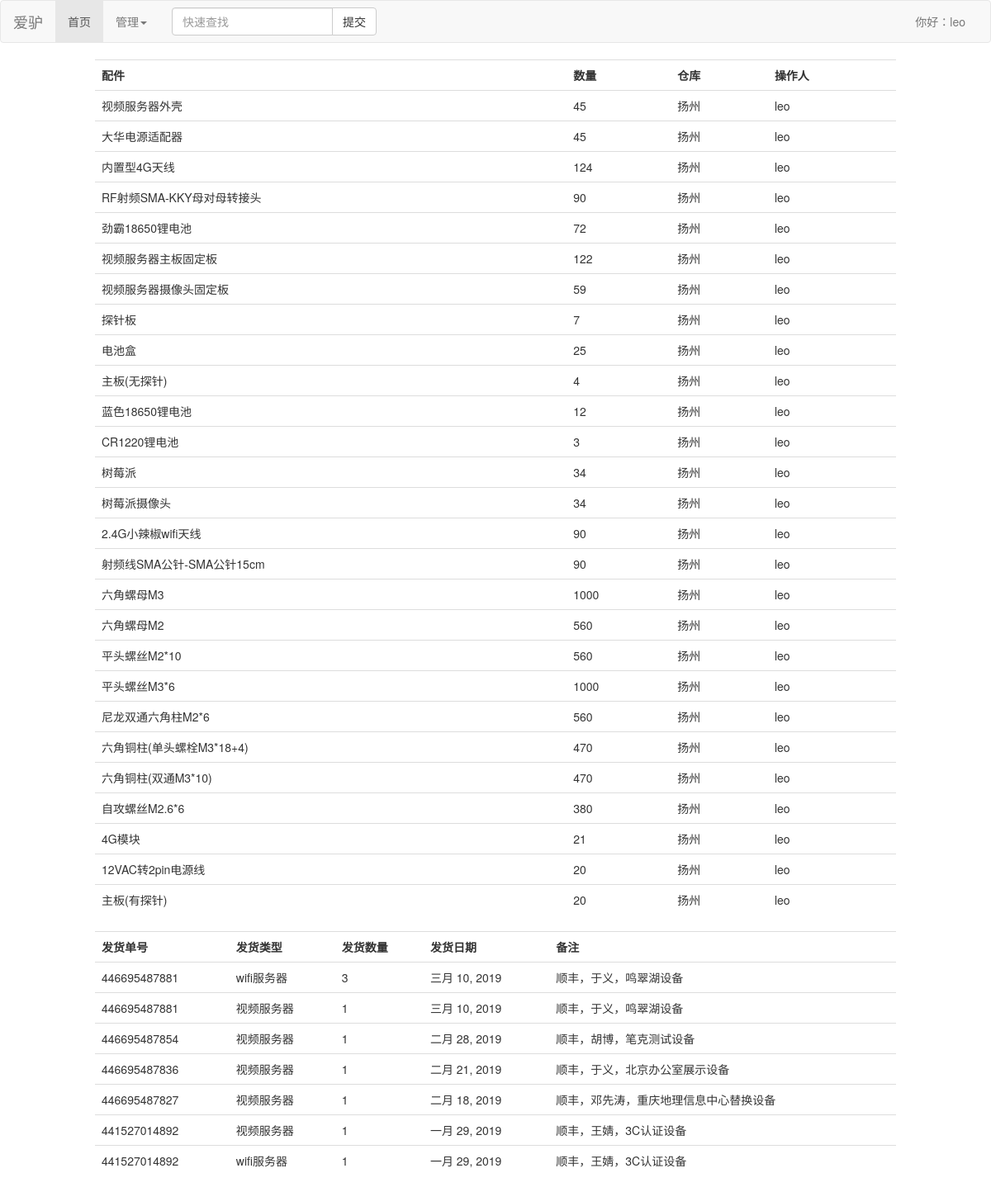
The app's page / (signed in) with its own data.
### store/models.py (models this page shows, shortened)
class Item(models.Model):
    CHOICES = (('YZ', '扬州'), ('BJ', '北京'), ('CQ', '重庆'))
    name = models.CharField(max_length=30, verbose_name='配件名')
    qty = models.IntegerField(verbose_name='数量')
    city = models.CharField(max_length=8, choices=CHOICES, verbose_name='城市')
    who_does = models.ForeignKey(User, on_delete=models.DO_NOTHING, verbose_name='操作人')
    note = models.CharField(max_length=128, verbose_name='备注')
    modify_date = models.DateTimeField(auto_now=True, verbose_name='修改日期')
    class Meta:
        verbose_name = "配件"
        verbose_name_plural = verbose_name

class PostManage(models.Model):
    SERVERTYPES = (('wifi', 'wifi服务器'), ('video', '视频服务器'))
    post_num = models.IntegerField(verbose_name='单号')
    post_date = models.DateField(verbose_name='发货日期')
    server_type = models.CharField(max_length=20, choices=SERVERTYPES, verbose_name='型号')
    server_num = models.IntegerField(verbose_name='数量')
    note_text = models.CharField(max_length=128, verbose_name='备注')
    class Meta:
        verbose_name = '发货记录'
        verbose_name_plural = verbose_name
        ordering = ('-post_date',)

### store/views.py (the view)
# urls.py: path('', views.show, name='show'),
def show(request):
    items = Item.objects.all()
    postmanage = PostManage.objects.all()
    context = {
        'items': items,
        'postmanage': postmanage,
    }
    return render(request, 'store/list.html', context)

### store/templates/store/list.html
{% extends 'base.html' %}
{% block content %}
<table class="table">
    <tr>
        <th>配件</th>
        <th>数量</th>
        <th>仓库</th>
        <th>操作人</th>
    </tr>
    {% for item in items %}
        <tr>
            <td>{{ item.name }}</td>
            <td>{{ item.qty }}</td>
            <td>{{ item.get_city_display }}</td>
            <td>{{ item.who_does }}</td>
        </tr>
    {% empty %}
        <h4>未查询到相关记录</h4>
    {% endfor%}
</table>
{% endblock %}
{% block postmanage %}
<table class="table">
    <tr>
        <th>发货单号</th>
        <th>发货类型</th>
        <th>发货数量</th>
        <th>发货日期</th>
        <th>备注</th>
    </tr>
    {% for pm in postmanage %}
        <tr>
            <td>{{ pm.post_num }}</td>
            <td>{{ pm.get_server_type_display }}</td>
            <td>{{ pm.server_num }}</td>
            <td>{{ pm.post_date }}</td>
            <td>{{ pm.note_text }}</td>
        </tr>
    {% empty %}
        <h4>未查询到相关记录</h4>
    {% endfor%}
</table>
{% endblock %}

### templates/base.html (shortened to what this page needs)
<!DOCTYPE html>
<html>
<head>
    <link href="https://cdn.jsdelivr.net/npm/bootstrap@3.3.7/dist/css/bootstrap.min.css" rel="stylesheet">
</head>
<body>
<div class="navbar navbar-default">
    <div class="container-fluid">
        <div class="navbar-header">
            <a class="navbar-brand" href="{% url 'show' %}">爱驴</a>
        </div>
        <div class="collapse navbar-collapse" id="manage">
            <ul class="nav navbar-nav">
                <li class="{% block first_active %}active{% endblock %}">
                    <a href="{% url 'show' %}">首页</a></li>
                <li class="dropdown">
                  <a href="#" class="dropdown-toggle" data-toggle="dropdown" role="button" aria-haspopup="true" aria-expanded="false">管理<span class="caret"></span></a>
                </li>
            </ul>
            <form class="navbar-form navbar-left" method="post" action="/search/">
                <div class="input-group">
                    <input type="text" class="form-control" placeholder="快速查找" name="search_input">
                    <span class="input-group-btn">
                    <button type="submit" class="btn btn-default">提交</button>
                    </span>
                </div>
            </form>
            <ul class="nav navbar-nav navbar-right">
                {% if request.user.is_authenticated %}
                <li><a href="/admin/">你好：{{ request.user.username }}</a></li>
                {% else %}
                <li><a href="{% url 'do_login' %}?from={{ request.get_full_path }}">登录</a></li>
                {% endif %}
            </ul>
        </div>
    </div>
</div>
<div class="container-fluid">
    <div class="row">
        <div class="col-xs-12 col-md-10 col-md-offset-1">
            {% block content %}
            {% endblock %}
        </div>
    </div>
    <div class="row">
        <div class="col-xs-12 col-md-10 col-md-offset-1">
            {% block postmanage %}{% endblock %}
        </div>
    </div>
</div>
</body>
</html>

### templates/base.html (style rules this page uses)
ul { margin: 0; padding: 0; list-style-type: none; color: #ff0000; }

### records on screen
Item: name "视频服务器外壳", qty "45", city "扬州", who_does "leo"
Item: name "大华电源适配器", qty "45", city "扬州", who_does "leo"
Item: name "内置型4G天线", qty "124", city "扬州", who_does "leo"
Item: name "RF射频SMA-KKY母对母转接头", qty "90", city "扬州", who_does "leo"
Item: name "劲霸18650锂电池", qty "72", city "扬州", who_does "leo"
Item: name "视频服务器主板固定板", qty "122", city "扬州", who_does "leo"
Item: name "视频服务器摄像头固定板", qty "59", city "扬州", who_does "leo"
Item: name "探针板", qty "7", city "扬州", who_does "leo"
Item: name "电池盒", qty "25", city "扬州", who_does "leo"
Item: name "主板(无探针)", qty "4", city "扬州", who_does "leo"
Item: name "蓝色18650锂电池", qty "12", city "扬州", who_does "leo"
Item: name "CR1220锂电池", qty "3", city "扬州", who_does "leo"
Item: name "树莓派", qty "34", city "扬州", who_does "leo"
Item: name "树莓派摄像头", qty "34", city "扬州", who_does "leo"
Item: name "2.4G小辣椒wifi天线", qty "90", city "扬州", who_does "leo"
Item: name "射频线SMA公针-SMA公针15cm", qty "90", city "扬州", who_does "leo"
Item: name "六角螺母M3", qty "1000", city "扬州", who_does "leo"
Item: name "六角螺母M2", qty "560", city "扬州", who_does "leo"
Item: name "平头螺丝M2*10", qty "560", city "扬州", who_does "leo"
Item: name "平头螺丝M3*6", qty "1000", city "扬州", who_does "leo"
Item: name "尼龙双通六角柱M2*6", qty "560", city "扬州", who_does "leo"
Item: name "六角铜柱(单头螺栓M3*18+4)", qty "470", city "扬州", who_does "leo"
Item: name "六角铜柱(双通M3*10)", qty "470", city "扬州", who_does "leo"
Item: name "自攻螺丝M2.6*6", qty "380", city "扬州", who_does "leo"
Item: name "4G模块", qty "21", city "扬州", who_does "leo"
Item: name "12VAC转2pin电源线", qty "20", city "扬州", who_does "leo"
Item: name "主板(有探针)", qty "20", city "扬州", who_does "leo"
PostManage: post_num "446695487881", server_type "wifi服务器", server_num "3", post_date "三月 10, 2019", note_text "顺丰，于义，鸣翠湖设备"
PostManage: post_num "446695487881", server_type "视频服务器", server_num "1", post_date "三月 10, 2019", note_text "顺丰，于义，鸣翠湖设备"
PostManage: post_num "446695487854", server_type "视频服务器", server_num "1", post_date "二月 28, 2019", note_text "顺丰，胡博，笔克测试设备"
PostManage: post_num "446695487836", server_type "视频服务器", server_num "1", post_date "二月 21, 2019", note_text "顺丰，于义，北京办公室展示设备"
PostManage: post_num "446695487827", server_type "视频服务器", server_num "1", post_date "二月 18, 2019", note_text "顺丰，邓先涛，重庆地理信息中心替换设备"
PostManage: post_num "441527014892", server_type "视频服务器", server_num "1", post_date "一月 29, 2019", note_text "顺丰，王婧，3C认证设备"
PostManage: post_num "441527014892", server_type "wifi服务器", server_num "1", post_date "一月 29, 2019", note_text "顺丰，王婧，3C认证设备"

### other values on screen
{{ request.user.username }} "leo"
